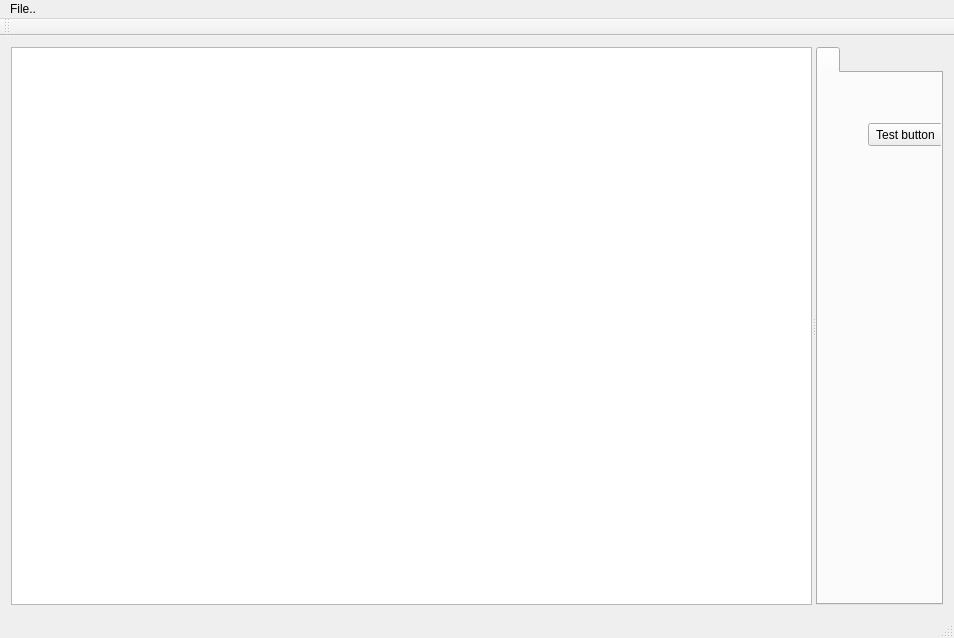
<?xml version="1.0" encoding="UTF-8"?>
<ui version="4.0">
 <class>ModelViewerWindow</class>
 <widget class="QMainWindow" name="ModelViewerWindow">
  <property name="geometry">
   <rect>
    <x>0</x>
    <y>0</y>
    <width>954</width>
    <height>638</height>
   </rect>
  </property>
  <property name="windowTitle">
   <string>ModelViewerWindow</string>
  </property>
  <widget class="QWidget" name="centralWidget">
   <layout class="QHBoxLayout" name="horizontalLayout_2">
    <item>
     <widget class="QSplitter" name="splitter">
      <property name="orientation">
       <enum>Qt::Horizontal</enum>
      </property>
      <widget class="QGraphicsView" name="graphicsView">
       <property name="sizePolicy">
        <sizepolicy hsizetype="Expanding" vsizetype="Preferred">
         <horstretch>0</horstretch>
         <verstretch>0</verstretch>
        </sizepolicy>
       </property>
      </widget>
      <widget class="QTabWidget" name="PropertyView">
       <property name="sizePolicy">
        <sizepolicy hsizetype="Preferred" vsizetype="Preferred">
         <horstretch>0</horstretch>
         <verstretch>0</verstretch>
        </sizepolicy>
       </property>
       <widget class="QWidget" name="PropertyViewPage1" native="true">
        <attribute name="title">
         <string/>
        </attribute>
        <widget class="QPushButton" name="pushButton">
         <property name="geometry">
          <rect>
           <x>50</x>
           <y>50</y>
           <width>75</width>
           <height>23</height>
          </rect>
         </property>
         <property name="text">
          <string>Test button</string>
         </property>
        </widget>
       </widget>
      </widget>
     </widget>
    </item>
   </layout>
  </widget>
  <widget class="QMenuBar" name="menuBar">
   <property name="geometry">
    <rect>
     <x>0</x>
     <y>0</y>
     <width>954</width>
     <height>21</height>
    </rect>
   </property>
   <widget class="QMenu" name="menuFile">
    <property name="title">
     <string>File..</string>
    </property>
    <addaction name="actionLoad_File"/>
   </widget>
   <addaction name="menuFile"/>
  </widget>
  <widget class="QToolBar" name="mainToolBar">
   <attribute name="toolBarArea">
    <enum>TopToolBarArea</enum>
   </attribute>
   <attribute name="toolBarBreak">
    <bool>false</bool>
   </attribute>
  </widget>
  <widget class="QStatusBar" name="statusBar"/>
  <action name="actionLoad_File">
   <property name="text">
    <string>Load File..</string>
   </property>
  </action>
 </widget>
 <layoutdefault spacing="6" margin="11"/>
 <resources/>
 <connections/>
</ui>
